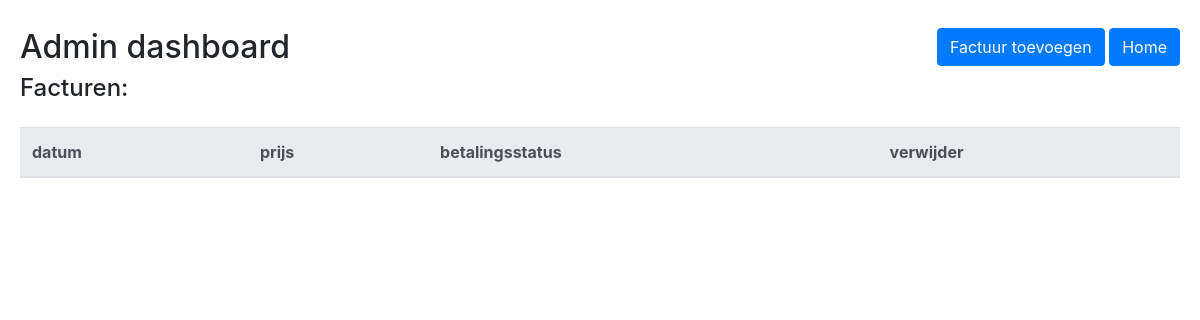
/factuur/overzicht.php, run on an earlier commit of the app's database.
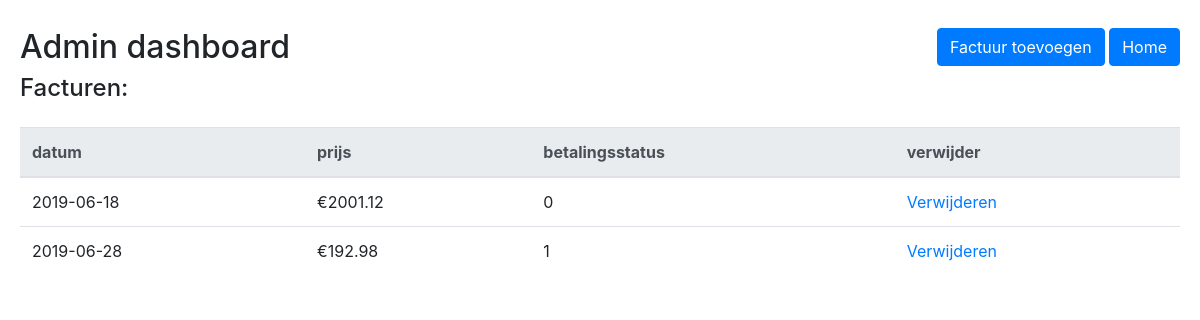
And on a later commit of the database.
### tables this page shows
CREATE TABLE `factuur` (
  `id` int(11) NOT NULL,
  `datum` date NOT NULL,
  `prijs` decimal(19,2) NOT NULL,
  `status_betaald` tinyint(1) NOT NULL
);

### classes/Utility.php (called while the page is built, shortened)
<?php
	class Utility
	{
		public static function pdoConnect($servername = "localhost", $username = "root", $password = NULL)
		{
			try {
				$conn = new PDO("mysql:host=$servername;dbname=sqlprojectweek2", $username, $password);
				$conn->setAttribute(PDO::ATTR_ERRMODE, PDO::ERRMODE_EXCEPTION);
			} catch (PDOException $e) {
				echo "Connection failed: " . $e->getMessage();
				$conn = null;
			}
			return $conn;
		}
		public static function fetchSQL($table)
		{
			$conn = Utility::pdoConnect();
			$user_data = $conn->query("SELECT * FROM $table ")->fetchAll(PDO::FETCH_ASSOC);;
			return $user_data;
		}
	}

### classes/Invoice.php (the view, shortened to what this page needs)
<?php
	class Invoice
	{
		public static function displayInvoices($data)
		{
			?>
			<div class='col-md-12' style="margin-top:1em;">
				<table class='table'>
					<thead class='thead-light'>
					<tr>
						<th scope='col'>datum</th>
						<th scope='col'>prijs</th>
						<th scope='col'>betalingsstatus</th>
						<th scope='col'>verwijder</th>
					</tr>
					<tbody>
					<?php foreach ($data as $row) : ?>
						<tr>
							<td><?= $row['datum'] ?></td>
							<td>€<?= $row['prijs'] ?></td>
							<td><?= $row['status_betaald'] ?></td>
							<td>
								<?= "<a href=?invoice_del_id=" . $row['id'].">Verwijderen</a>"; ?>
							</td>
						</tr>
					<?php endforeach; ?>
					</tbody>
				</table>
			</div>
			<?php
		}
	}

What changed in the data, as far as the page shows it:
added factuur: datum "2019-06-18", prijs "2001.12", status_betaald "0"
added factuur: datum "2019-06-28", prijs "192.98", status_betaald "1"
